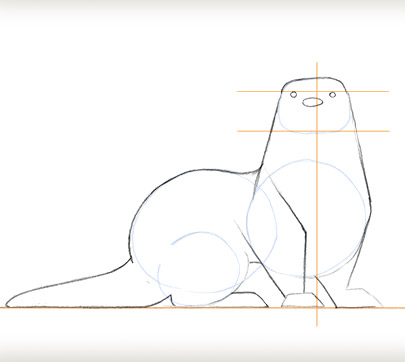
#> input picture Kids_DrawA_Otter3.jpg, 405 x 362 px
$ python process_scanned.py   (older library calls are emulated)
#> lines starting #> are read from the running program, lines starting #| are printed output that depends on the picture; after the words box and inside, x2 and y2 are one past the last pixel; in counts of white or black regions, pixels touching at a corner belong together
# coding: utf-8

import numpy as np
from scipy import ndimage
from scipy.misc import imsave

o3 = ndimage.imread('Kids_DrawA_Otter3.jpg')
#> o3 is the input picture: shape (362, 405, 3); mean R, G, B 250.7, 250.2, 249.5


o3_not0 = o3.sum(2) <= 254*3
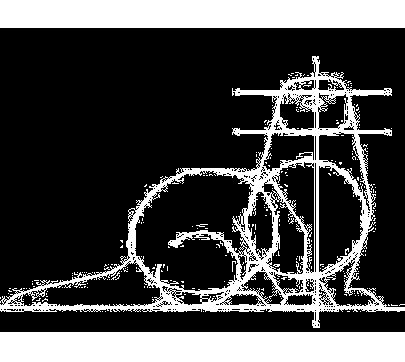
#> o3_not0: shape (362, 405) bool; 28% white; 236 white regions (233 under 20 px), largest, box (x1, y1, x2, y2) and area: (0, 56, 405, 328) 16837, (0, 332, 405, 362) 12150, (0, 0, 405, 28) 11340

if_crop_d1 = []
for i, v in enumerate(o3_not0.sum(1)):
    if 50 < i < 330:
        if_crop_d1.append(False)
    elif v > 399:
        if_crop_d1.append(True)
    else:
        if_crop_d1.append(False)
#> this loop made 362 passes
#> v on passes 1 to 3: 405, 405, 405
#> after the loop, if_crop_d1 = 362 items, first 6: True, True, True, True, True, True


o3_cropped = o3[np.invert(np.array(if_crop_d1)), :, :]
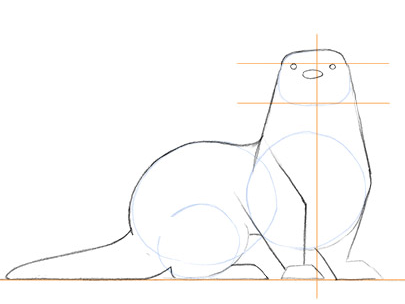
#> o3_cropped: shape (304, 405, 3); mean R, G, B 251.7, 251.2, 250.7

m = np.min(o3_cropped, 2)
alpha = 1 - m/255
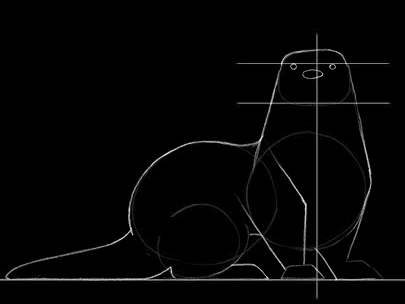
#> alpha: shape (304, 405) float64; min 0, max 1, mean 0.0184


def div0(a, b):
    """ ignore / 0, div0( [-1, 0, 1], 0 ) -> [0, 0, 0] """
    with np.errstate(divide='ignore', invalid='ignore'):
        c = np.floor_divide(a, b)
#> c: shape (304, 405, 3) float64; 82.67% of the values are NaN or infinite; the others: min 0, max 255, mean 86.35
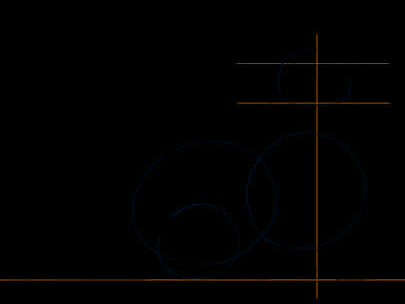
#> a: shape (304, 405, 3); mean of channels 0, 1, 2 1.4, 0.9, 0.4; drawn as R, G, B
        c[~ np.isfinite(c)] = 0  # -inf inf NaN
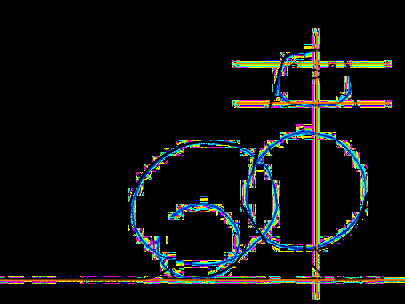
#> c: shape (304, 405, 3) float64; mean of channels 0, 1, 2 14.5, 15.8, 14.5; drawn as R, G, B
    return c


new_rgb = div0((o3_cropped - m[:,:,np.newaxis]), alpha[:,:,np.newaxis])

o3_trans = np.dstack((new_rgb, 255*alpha))

imsave('o3.png', o3_trans)
